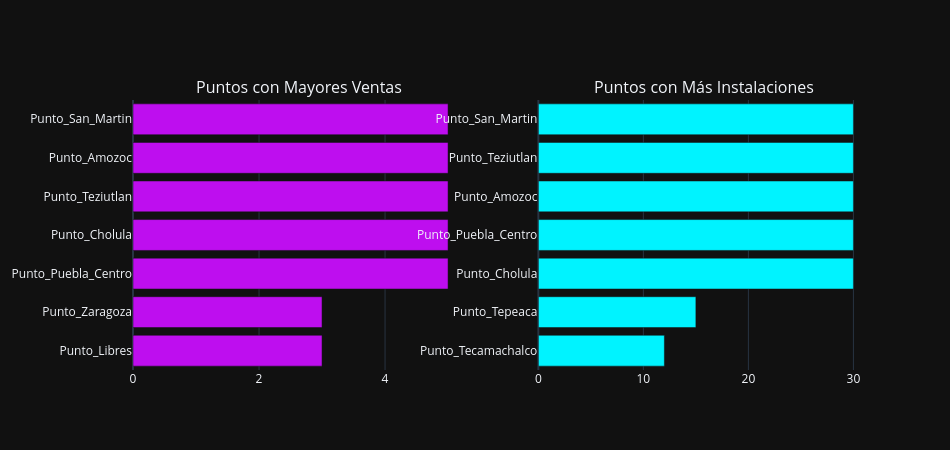

The notebook cell this image was saved under:
### Markdown cell above
# Simulando solo descargas

### Code cell
import plotly.graph_objs as go
from plotly import subplots


def generar_trazo(df, col_valores, color, limit=7):
    df_ordenado = df.sort_values(by=col_valores, ascending=True).tail(limit)
    return go.Bar(
        y=df_ordenado['Ubicacion'], 
        x=df_ordenado[col_valores], 
        orientation='h', 
        marker=dict(color=color),
        name=col_valores
    )

trace_v = generar_trazo(df, 'Ventas', '#be0eef', limit=7)
trace_i = generar_trazo(df, 'Instalaciones', '#00f3ff', limit=7)

fig = subplots.make_subplots(
    rows=1, cols=2, 
    subplot_titles=['Puntos con Mayores Ventas', 'Puntos con Más Instalaciones'],
    shared_yaxes=False
)

fig.append_trace(trace_v, 1, 1)
fig.append_trace(trace_i, 1, 2)

fig['layout'].update(
    height=450, 
    width=950, 
    showlegend=False,
    template='plotly_dark'
)

fig.show()

### Figure 1 — Plotly figure (JSON) as saved in the notebook; plotly's stock layout.template omitted (floating-point values rounded to 4 significant figures)
{"data": [{"marker": {"color": "#be0eef"}, "name": "Ventas", "orientation": "h", "type": "bar", "x": [3, 3, 5, 5, 5, 5, 5], "xaxis": "x", "y": ["Punto_Libres", "Punto_Zaragoza", "Punto_Puebla_Centro", "Punto_Cholula", "Punto_Teziutlan", "Punto_Amozoc", "Punto_San_Martin"], "yaxis": "y"}, {"marker": {"color": "#00f3ff"}, "name": "Instalaciones", "orientation": "h", "type": "bar", "x": [12, 15, 30, 30, 30, 30, 30], "xaxis": "x2", "y": ["Punto_Tecamachalco", "Punto_Tepeaca", "Punto_Cholula", "Punto_Puebla_Centro", "Punto_Amozoc", "Punto_Teziutlan", "Punto_San_Martin"], "yaxis": "y2"}], "layout": {"annotations": [{"font": {"size": 16}, "showarrow": false, "text": "Puntos con Mayores Ventas", "x": 0.225, "xanchor": "center", "xref": "paper", "y": 1, "yanchor": "bottom", "yref": "paper"}, {"font": {"size": 16}, "showarrow": false, "text": "Puntos con Más Instalaciones", "x": 0.775, "xanchor": "center", "xref": "paper", "y": 1, "yanchor": "bottom", "yref": "paper"}], "height": 450, "showlegend": false, "width": 950, "xaxis": {"anchor": "y", "domain": [0, 0.45]}, "xaxis2": {"anchor": "y2", "domain": [0.55, 1]}, "yaxis": {"anchor": "x", "domain": [0, 1]}, "yaxis2": {"anchor": "x2", "domain": [0, 1]}}}
